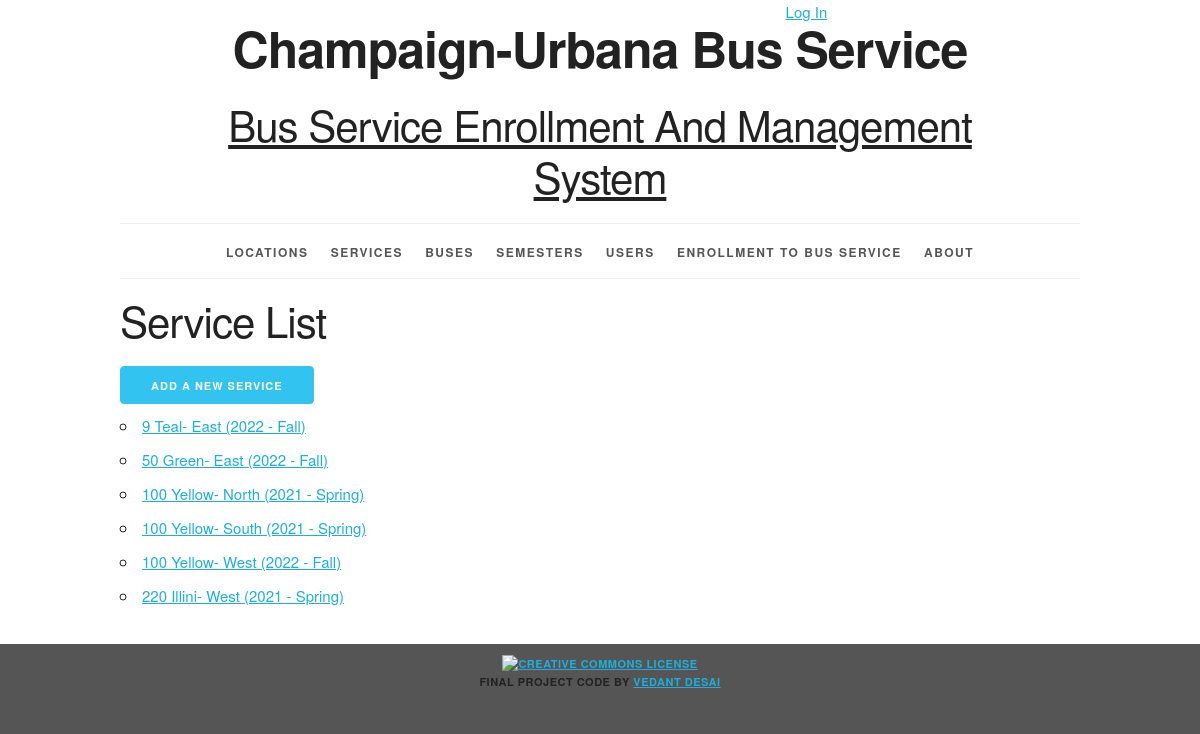
The app's page /service/, older data.
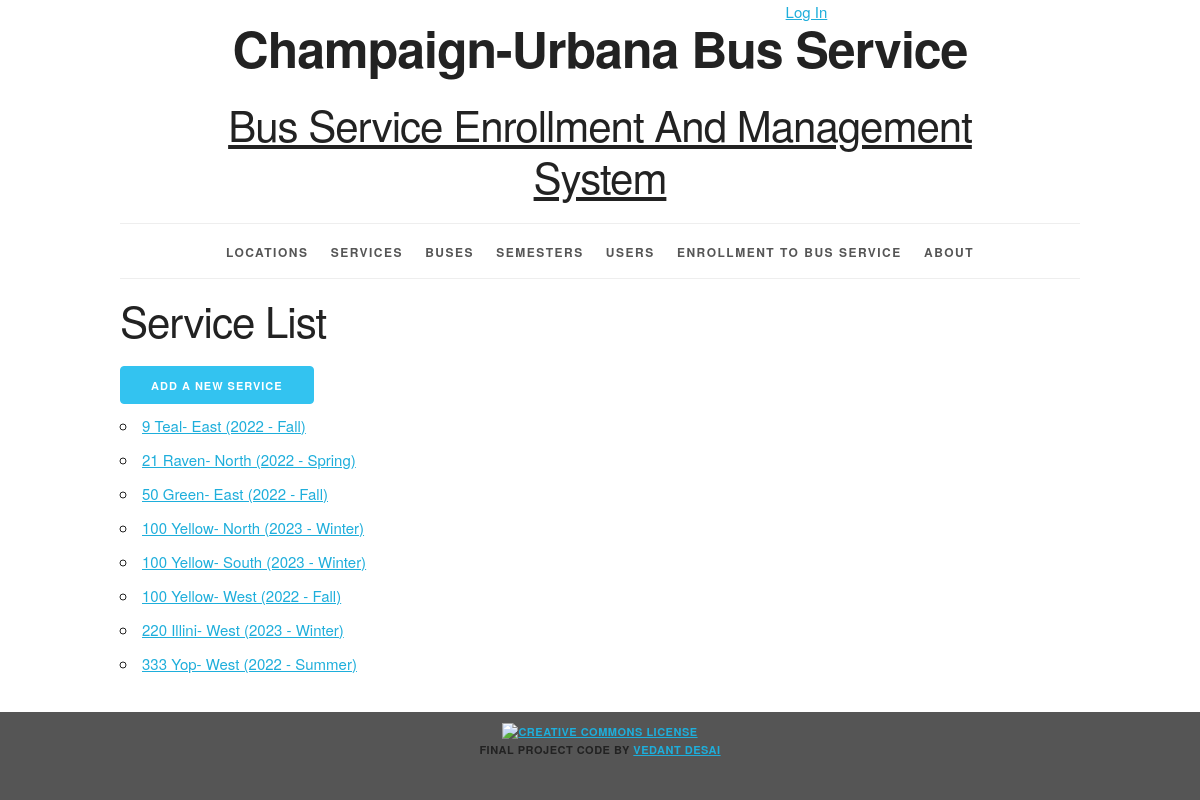
The same page, newer data.
### bookinginfo/models.py (models this page shows, shortened)
class Service(models.Model):
    service_id = models.AutoField(primary_key=True)
    trip_direction = models.CharField(max_length=45)
    start_location = models.ForeignKey(LocationDetail, related_name='startlocation', on_delete=models.PROTECT)
    end_location = models.ForeignKey(LocationDetail, related_name='endlocation', on_delete=models.PROTECT)
    bus = models.ForeignKey(BusName, related_name='schedules', on_delete=models.PROTECT)
    semester = models.ForeignKey(Semester, related_name='schedules', on_delete=models.PROTECT)
    def __str__(self):
        return '%s %s- %s (%s)' % (self.bus.bus_number, self.bus.bus_name, self.trip_direction, self.semester.__str__())
    def get_absolute_url(self):
        return reverse('bookinginfo_service_detail_urlpattern',
                       kwargs={'pk': self.pk}
                       )
    class Meta:
        ordering = ['bus', 'trip_direction', 'semester']
        constraints = [
            UniqueConstraint(fields=['semester', 'bus', 'trip_direction'], name='unique_service')
        ]

class BusName(models.Model):
    bus_id = models.AutoField(primary_key=True)
    bus_name = models.CharField(max_length=155)
    bus_number = models.IntegerField(unique=True)
    class Meta:
        ordering = ['bus_number', 'bus_name']
        constraints = [
            UniqueConstraint(fields=['bus_number', 'bus_name'], name='unique_busName')
        ]

class Semester(models.Model):
    semester_id = models.AutoField(primary_key=True)
    year = models.ForeignKey(Year, related_name='semesters', on_delete=models.PROTECT)
    period = models.ForeignKey(Period, related_name='semesters', on_delete=models.PROTECT)
    def __str__(self):
        return '%s - %s' % (self.year.year, self.period.period_name)
    class Meta:
        ordering = ['year__year', 'period__period_sequence']
        constraints = [
            UniqueConstraint(fields=['year', 'period'], name='unique_semester')
        ]

class Year(models.Model):
    year_id = models.AutoField(primary_key=True)
    year = models.IntegerField(unique=True)
    class Meta:
        ordering = ['year']

class Period(models.Model):
    period_id = models.AutoField(primary_key=True)
    period_sequence = models.IntegerField(unique=True)
    period_name = models.CharField(max_length=45, unique=True, default='')
    class Meta:
        ordering = ['period_sequence']

### bookinginfo/views.py (the view)
class ServiceList(ListView):
    paginate_by = 10
    model = Service

### bookinginfo/templates/bookinginfo/service_list.html (shortened to what this page needs)
{% extends 'bookinginfo/base.html' %}
{% block content %}
<h2>Service List</h2>
    <a href="{% url 'bookinginfo_service_create_urlpattern' %}" class="button button-primary">Add a new Service</a>
<ul>
    {% for service in service_list %}
    <li>
      <a href="{{ service.get_absolute_url }}">{{ service}}</a>
    </li>
    {% empty %}
      <li><em> There are currently no services available.</em></li>
    {% endfor %}
</ul>
{% endblock %}

Row changes from the older to the newer data that the page shows:
added Service: bus+trip_direction+semester "21 Raven- North (2022 - Spring)"
changed through a linked row, Service: bus+trip_direction+semester "100 Yellow- North (2021 - Spring)" → "100 Yellow- North (2023 - Winter)"
changed through a linked row, Service: bus+trip_direction+semester "100 Yellow- South (2021 - Spring)" → "100 Yellow- South (2023 - Winter)"
changed through a linked row, Service: bus+trip_direction+semester "220 Illini- West (2021 - Spring)" → "220 Illini- West (2023 - Winter)"
added Service: bus+trip_direction+semester "333 Yop- West (2022 - Summer)"
